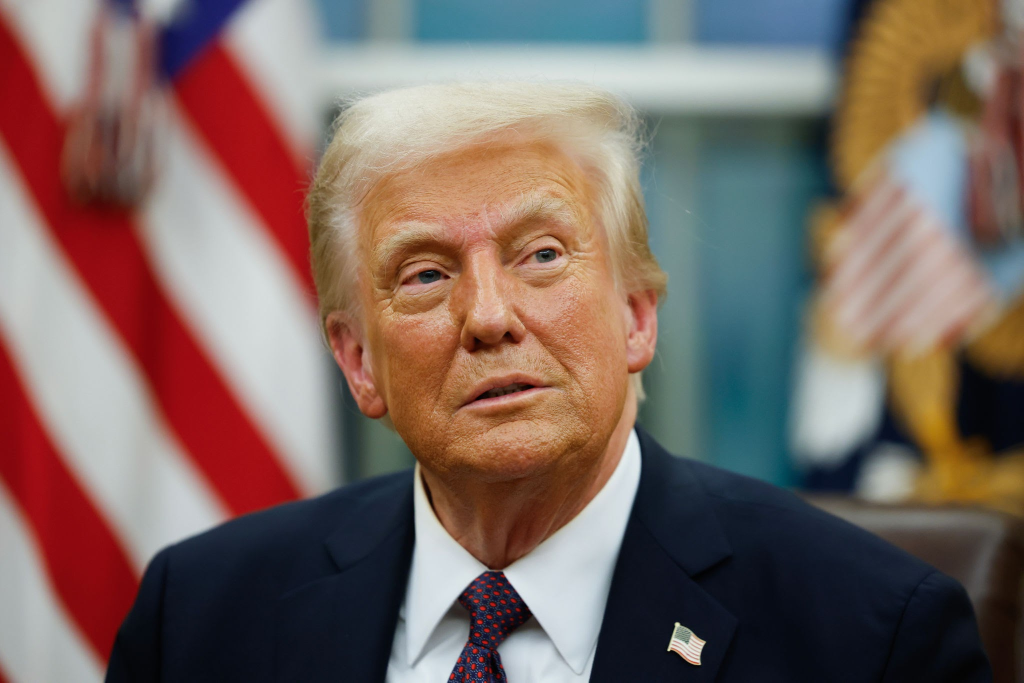
#> input picture images/donald1.jpg, 2048 x 1365 px, found by its file name (shown at 1/2 size)
$ python kernel1.py
#> lines starting #> are read from the running program, lines starting #| are printed output that depends on the picture
import cv2
import numpy as np

def apply_custom_kernel(image, kernel):
    """
    Apply a custom convolution kernel to an image.
    """
    return cv2.filter2D(src=image, ddepth=-1, kernel=kernel)

# Load image
image = cv2.imread("./images/donald1.jpg")
#> image is the input picture: shape (1365, 2048, 3); mean B, G, R 97.8, 103.9, 122.9
image = cv2.resize(image, (600, 400))
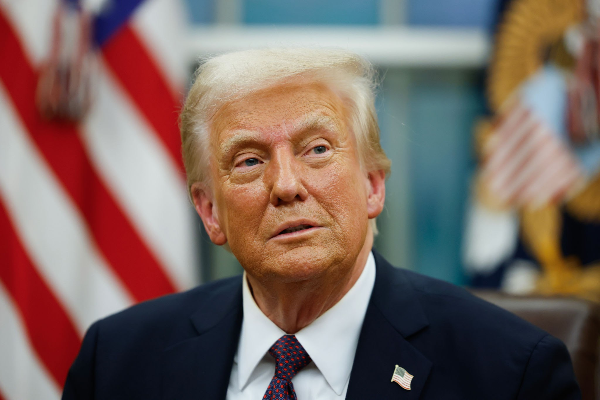
#> image: shape (400, 600, 3); mean B, G, R 97.7, 103.8, 122.8
cv2.imshow("Original", image)

# Example 3x3 kernels
kernels = {
    "identity": np.array([[0,0,0],[0,1,0],[0,0,0]], dtype=np.float32),
    "sharpen": np.array([[0,-1,0],[-1,5,-1],[0,-1,0]], dtype=np.float32),
    "box_blur": np.ones((3,3), dtype=np.float32) / 9,
    "edge_detect": np.array([[-1,-1,-1],[-1,8,-1],[-1,-1,-1]], dtype=np.float32),
    "emboss": np.array([[-2,-1,0],[-1,1,1],[0,1,2]], dtype=np.float32)
}


for name, k in kernels.items():
    result = apply_custom_kernel(image, k)
    cv2.imshow(f"{name}", result)
    cv2.waitKey(0)
    cv2.destroyAllWindows()
#> this loop made 5 passes
#> pass 2, `result = apply_custom_kernel(image, k)`:
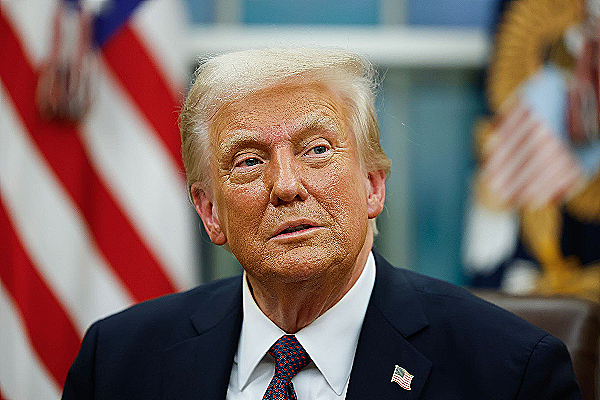
#> result: shape (400, 600, 3); mean B, G, R 98, 104, 122.9

$ run again, with images/donald.jpg copied over images/donald1.jpg
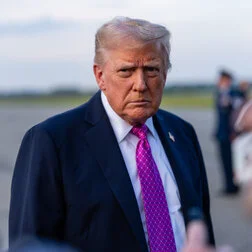
#> input picture images/donald.jpg, 252 x 252 px, found by its file name
#> image is the input picture: shape (252, 252, 3); mean B, G, R 131.5, 112.1, 114.2
#> `image = cv2.resize(image, (600, 400))`:
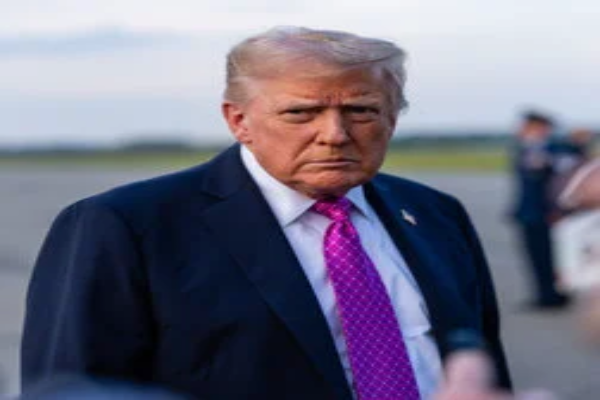
#> image: shape (400, 600, 3); mean B, G, R 131.4, 112, 114.1
